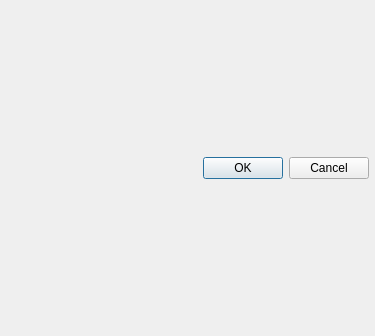
<?xml version="1.0" encoding="UTF-8"?>
<ui version="4.0">
 <class>PreviewEntryAttachmentsDialog</class>
 <widget class="QDialog" name="PreviewEntryAttachmentsDialog">
  <property name="geometry">
   <rect>
    <x>0</x>
    <y>0</y>
    <width>375</width>
    <height>336</height>
   </rect>
  </property>
  <property name="windowTitle">
   <string>Form</string>
  </property>
  <layout class="QVBoxLayout" name="verticalLayout">
   <property name="leftMargin">
    <number>6</number>
   </property>
   <property name="topMargin">
    <number>6</number>
   </property>
   <property name="rightMargin">
    <number>6</number>
   </property>
   <property name="bottomMargin">
    <number>6</number>
   </property>
   <item>
    <widget class="QDialogButtonBox" name="dialogButtons">
     <property name="standardButtons">
      <set>QDialogButtonBox::Cancel|QDialogButtonBox::Ok</set>
     </property>
    </widget>
   </item>
  </layout>
 </widget>
 <resources/>
 <connections/>
</ui>
